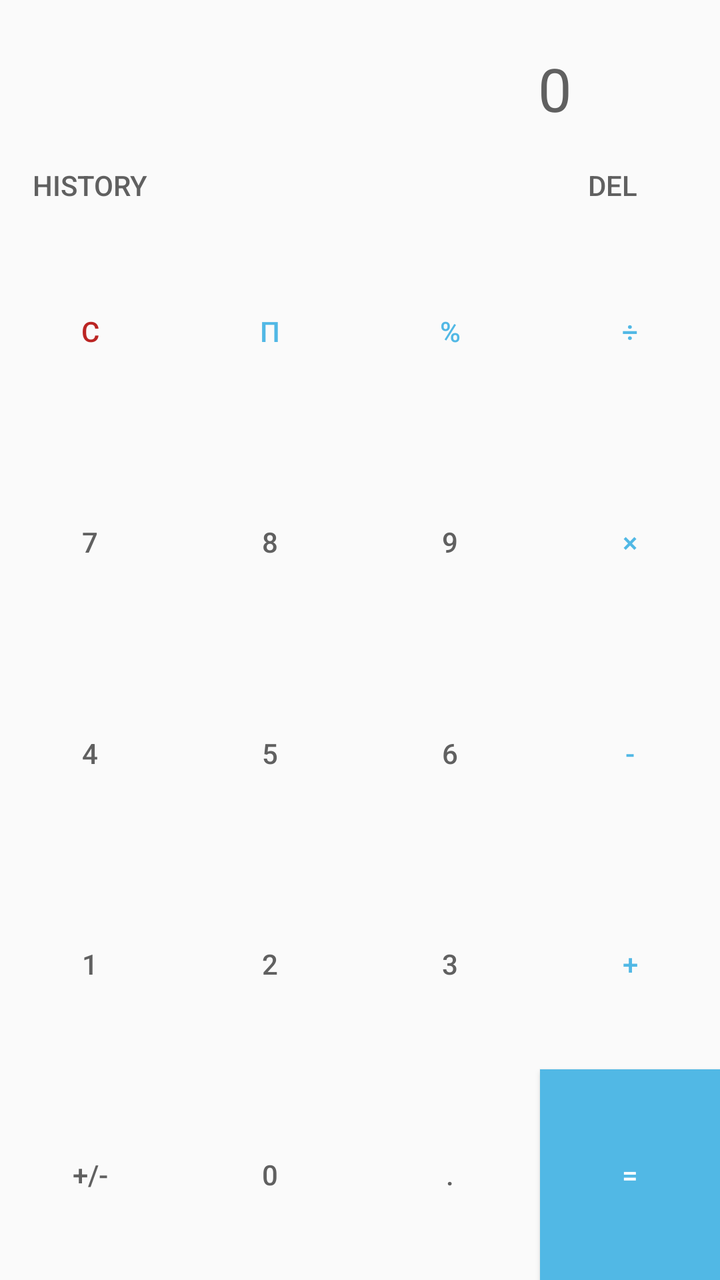
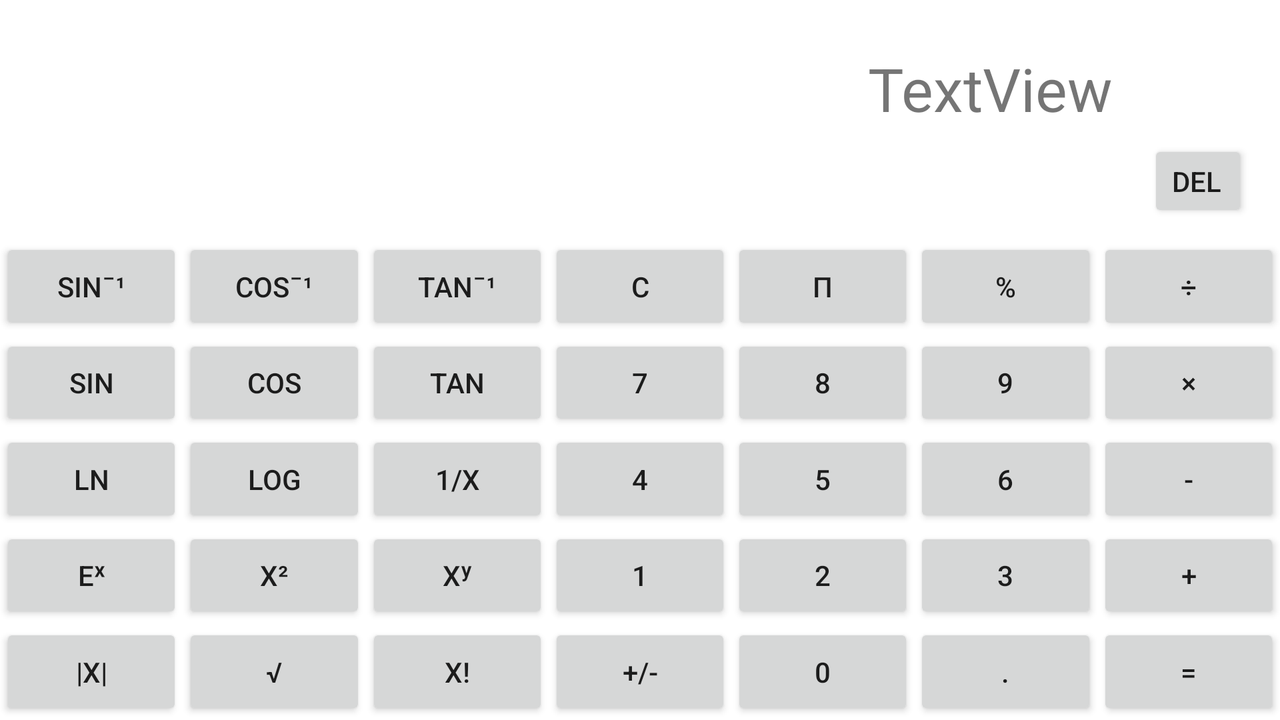

First picture: res/layout/ on a phone held upright. Second picture: the repository's own variant of that layout, on a device whose configuration matches the variant's folder. Source for both follows.
<!-- AndroidManifest.xml: application theme AppTheme -->
<!-- res/layout/fragment_standard.xml -->
<?xml version="1.0" encoding="utf-8"?>
<android.support.constraint.ConstraintLayout xmlns:android="http://schemas.android.com/apk/res/android"
    xmlns:app="http://schemas.android.com/apk/res-auto"
    xmlns:tools="http://schemas.android.com/tools"
    android:id="@+id/constraintLayout"
    android:layout_width="match_parent"
    android:layout_height="match_parent"
    app:layout_behavior="@string/appbar_scrolling_view_behavior">

    <Button
        android:id="@+id/buttonEquals"
        android:layout_width="0dp"
        android:layout_height="0dp"
        android:background="?attr/accentColor"
        android:text="="
        android:textColor="?attr/themeColor"
        app:layout_constraintBottom_toBottomOf="parent"
        app:layout_constraintEnd_toEndOf="parent"
        app:layout_constraintHorizontal_bias="0.5"
        app:layout_constraintStart_toEndOf="@+id/buttonComma"
        app:layout_constraintTop_toBottomOf="@+id/buttonPlus" />

    <Button
        android:id="@+id/button0"
        android:layout_width="0dp"
        android:layout_height="0dp"
        android:background="@drawable/calculator_button_main"
        android:text="0"
        android:textColor="?attr/primaryTextColor"
        app:layout_constraintBottom_toBottomOf="parent"
        app:layout_constraintEnd_toStartOf="@+id/buttonComma"
        app:layout_constraintHorizontal_bias="0.5"
        app:layout_constraintStart_toEndOf="@+id/buttonSign"
        app:layout_constraintTop_toBottomOf="@+id/button2" />

    <Button
        android:id="@+id/buttonComma"
        android:layout_width="0dp"
        android:layout_height="0dp"
        android:background="@drawable/calculator_button_main"
        android:text="."
        android:textColor="?attr/primaryTextColor"
        app:layout_constraintBottom_toBottomOf="parent"
        app:layout_constraintEnd_toStartOf="@+id/buttonEquals"
        app:layout_constraintHorizontal_bias="0.5"
        app:layout_constraintStart_toEndOf="@+id/button0"
        app:layout_constraintTop_toBottomOf="@+id/button3" />

    <Button
        android:id="@+id/buttonSign"
        android:layout_width="0dp"
        android:layout_height="0dp"
        android:background="@drawable/calculator_button_main"
        android:text="+/-"
        android:textColor="?attr/primaryTextColor"
        app:layout_constraintBottom_toBottomOf="parent"
        app:layout_constraintEnd_toStartOf="@+id/button0"
        app:layout_constraintHorizontal_bias="0.5"
        app:layout_constraintStart_toStartOf="parent"
        app:layout_constraintTop_toBottomOf="@+id/button1" />

    <Button
        android:id="@+id/button1"
        android:layout_width="0dp"
        android:layout_height="0dp"
        android:background="@drawable/calculator_button_main"
        android:text="1"
        android:textColor="?attr/primaryTextColor"
        app:layout_constraintBottom_toTopOf="@+id/buttonSign"
        app:layout_constraintEnd_toStartOf="@+id/button2"
        app:layout_constraintHorizontal_bias="0.5"
        app:layout_constraintStart_toStartOf="parent"
        app:layout_constraintTop_toBottomOf="@+id/button4" />

    <Button
        android:id="@+id/button3"
        android:layout_width="0dp"
        android:layout_height="0dp"
        android:background="@drawable/calculator_button_main"
        android:text="3"
        android:textColor="?attr/primaryTextColor"
        app:layout_constraintBottom_toTopOf="@+id/buttonComma"
        app:layout_constraintEnd_toStartOf="@+id/buttonPlus"
        app:layout_constraintHorizontal_bias="0.5"
        app:layout_constraintStart_toEndOf="@+id/button2"
        app:layout_constraintTop_toBottomOf="@+id/button6" />

    <Button
        android:id="@+id/button2"
        android:layout_width="0dp"
        android:layout_height="0dp"
        android:background="@drawable/calculator_button_main"
        android:text="2"
        android:textColor="?attr/primaryTextColor"
        app:layout_constraintBottom_toTopOf="@+id/button0"
        app:layout_constraintEnd_toStartOf="@+id/button3"
        app:layout_constraintHorizontal_bias="0.5"
        app:layout_constraintStart_toEndOf="@+id/button1"
        app:layout_constraintTop_toBottomOf="@+id/button5" />

    <Button
        android:id="@+id/buttonPlus"
        android:layout_width="0dp"
        android:layout_height="0dp"
        android:background="@drawable/calculator_button_main"
        android:text="+"
        android:textColor="?attr/accentColor"
        app:layout_constraintBottom_toTopOf="@+id/buttonEquals"
        app:layout_constraintEnd_toEndOf="parent"
        app:layout_constraintHorizontal_bias="0.5"
        app:layout_constraintStart_toEndOf="@+id/button3"
        app:layout_constraintTop_toBottomOf="@+id/buttonMinus" />

    <Button
        android:id="@+id/button4"
        android:layout_width="0dp"
        android:layout_height="0dp"
        android:background="@drawable/calculator_button_main"
        android:text="4"
        android:textColor="?attr/primaryTextColor"
        app:layout_constraintBottom_toTopOf="@+id/button1"
        app:layout_constraintEnd_toStartOf="@+id/button5"
        app:layout_constraintHorizontal_bias="0.5"
        app:layout_constraintStart_toStartOf="parent"
        app:layout_constraintTop_toBottomOf="@+id/button7" />

    <Button
        android:id="@+id/buttonMinus"
        android:layout_width="0dp"
        android:layout_height="0dp"
        android:background="@drawable/calculator_button_main"
        android:text="-"
        android:textColor="?attr/accentColor"
        app:layout_constraintBottom_toTopOf="@+id/buttonPlus"
        app:layout_constraintEnd_toEndOf="parent"
        app:layout_constraintHorizontal_bias="0.5"
        app:layout_constraintStart_toEndOf="@+id/button6"
        app:layout_constraintTop_toBottomOf="@+id/buttonMultiply" />

    <Button
        android:id="@+id/button6"
        android:layout_width="0dp"
        android:layout_height="0dp"
        android:background="@drawable/calculator_button_main"
        android:text="6"
        android:textColor="?attr/primaryTextColor"
        app:layout_constraintBottom_toTopOf="@+id/button3"
        app:layout_constraintEnd_toStartOf="@+id/buttonMinus"
        app:layout_constraintHorizontal_bias="0.5"
        app:layout_constraintStart_toEndOf="@+id/button5"
        app:layout_constraintTop_toBottomOf="@+id/button9" />

    <Button
        android:id="@+id/button5"
        android:layout_width="0dp"
        android:layout_height="0dp"
        android:background="@drawable/calculator_button_main"
        android:text="5"
        android:textColor="?attr/primaryTextColor"
        app:layout_constraintBottom_toTopOf="@+id/button2"
        app:layout_constraintEnd_toStartOf="@+id/button6"
        app:layout_constraintHorizontal_bias="0.5"
        app:layout_constraintStart_toEndOf="@+id/button4"
        app:layout_constraintTop_toBottomOf="@+id/button8" />

    <Button
        android:id="@+id/buttonClear"
        android:layout_width="0dp"
        android:layout_height="0dp"
        android:background="@drawable/calculator_button_main"
        android:text="C"
        android:textColor="?attr/textAccentColor"
        app:layout_constraintBottom_toTopOf="@+id/button7"
        app:layout_constraintEnd_toStartOf="@+id/buttonPi"
        app:layout_constraintHorizontal_bias="0.5"
        app:layout_constraintStart_toStartOf="parent"
        app:layout_constraintTop_toBottomOf="@+id/buttonDel" />

    <Button
        android:id="@+id/buttonPi"
        android:layout_width="0dp"
        android:layout_height="0dp"
        android:background="@drawable/calculator_button_main"
        android:text="π"
        android:textColor="?attr/accentColor"
        app:layout_constraintBottom_toTopOf="@+id/button8"
        app:layout_constraintEnd_toStartOf="@+id/buttonPercent"
        app:layout_constraintHorizontal_bias="0.5"
        app:layout_constraintStart_toEndOf="@+id/buttonClear"
        app:layout_constraintTop_toBottomOf="@+id/buttonDel" />

    <Button
        android:id="@+id/buttonPercent"
        android:layout_width="0dp"
        android:layout_height="0dp"
        android:background="@drawable/calculator_button_main"
        android:text="%"
        android:textColor="?attr/accentColor"
        app:layout_constraintBottom_toTopOf="@+id/button9"
        app:layout_constraintEnd_toStartOf="@+id/buttonDivide"
        app:layout_constraintHorizontal_bias="0.5"
        app:layout_constraintStart_toEndOf="@+id/buttonPi"
        app:layout_constraintTop_toBottomOf="@+id/buttonDel" />

    <Button
        android:id="@+id/buttonDivide"
        android:layout_width="0dp"
        android:layout_height="0dp"
        android:background="@drawable/calculator_button_main"
        android:text="÷"
        android:textColor="?attr/accentColor"
        app:layout_constraintBottom_toTopOf="@+id/buttonMultiply"
        app:layout_constraintEnd_toEndOf="parent"
        app:layout_constraintHorizontal_bias="0.5"
        app:layout_constraintStart_toEndOf="@+id/buttonPercent"
        app:layout_constraintTop_toBottomOf="@+id/buttonDel" />

    <Button
        android:id="@+id/button7"
        android:layout_width="0dp"
        android:layout_height="0dp"
        android:background="@drawable/calculator_button_main"
        android:text="7"
        android:textColor="?attr/primaryTextColor"
        app:layout_constraintBottom_toTopOf="@+id/button4"
        app:layout_constraintEnd_toStartOf="@+id/button8"
        app:layout_constraintHorizontal_bias="0.5"
        app:layout_constraintStart_toStartOf="parent"
        app:layout_constraintTop_toBottomOf="@+id/buttonClear" />

    <Button
        android:id="@+id/button8"
        android:layout_width="0dp"
        android:layout_height="0dp"
        android:background="@drawable/calculator_button_main"
        android:text="8"
        android:textColor="?attr/primaryTextColor"
        app:layout_constraintBottom_toTopOf="@+id/button5"
        app:layout_constraintEnd_toStartOf="@+id/button9"
        app:layout_constraintStart_toEndOf="@+id/button7"
        app:layout_constraintTop_toBottomOf="@+id/buttonPi" />

    <Button
        android:id="@+id/button9"
        android:layout_width="0dp"
        android:layout_height="0dp"
        android:background="@drawable/calculator_button_main"
        android:text="9"
        android:textColor="?attr/primaryTextColor"
        app:layout_constraintBottom_toTopOf="@+id/button6"
        app:layout_constraintEnd_toStartOf="@+id/buttonMultiply"
        app:layout_constraintHorizontal_bias="0.5"
        app:layout_constraintStart_toEndOf="@+id/button8"
        app:layout_constraintTop_toBottomOf="@+id/buttonPercent" />

    <Button
        android:id="@+id/buttonMultiply"
        android:layout_width="0dp"
        android:layout_height="0dp"
        android:background="@drawable/calculator_button_main"
        android:text="×"
        android:textColor="?attr/accentColor"
        app:layout_constraintBottom_toTopOf="@+id/buttonMinus"
        app:layout_constraintEnd_toEndOf="parent"
        app:layout_constraintHorizontal_bias="0.5"
        app:layout_constraintStart_toEndOf="@+id/button9"
        app:layout_constraintTop_toBottomOf="@+id/buttonDivide" />

    <TextView
        android:id="@+id/inputField"
        android:layout_width="0dp"
        android:layout_height="40dp"
        android:layout_marginStart="8dp"
        android:layout_marginTop="24dp"
        android:layout_marginEnd="8dp"
        android:text="0"
        android:textAlignment="textEnd"
        android:textColor="?attr/primaryTextColor"
        android:textSize="30sp"
        app:layout_constraintEnd_toStartOf="@+id/buttonDel"
        app:layout_constraintStart_toStartOf="parent"
        app:layout_constraintTop_toTopOf="parent" />

    <Button
        android:id="@+id/buttonDel"
        android:layout_width="50dp"
        android:layout_height="41dp"
        android:layout_marginTop="8dp"
        android:layout_marginEnd="16dp"
        android:background="@drawable/calculator_button_main"
        android:text="Del"
        android:textAlignment="viewStart"
        android:textColor="?attr/primaryTextColor"
        app:layout_constraintEnd_toEndOf="parent"
        app:layout_constraintTop_toBottomOf="@+id/inputField" />

    <Button
        android:id="@+id/buttonHistory"
        android:layout_width="0dp"
        android:layout_height="0dp"
        android:background="@drawable/calculator_button_main"
        android:text="History"
        android:textColor="?attr/primaryTextColor"
        app:layout_constraintBottom_toBottomOf="@+id/buttonDel"
        app:layout_constraintEnd_toStartOf="@+id/buttonPi"
        app:layout_constraintStart_toStartOf="parent"
        app:layout_constraintTop_toTopOf="@+id/buttonDel" />

</android.support.constraint.ConstraintLayout>
<!-- resources referenced by this layout -->
<resources>
  <style name="AppTheme" parent="Theme.AppCompat.Light.DarkActionBar">
          
          <item name="accentColor">@color/accentColor</item>
          <item name="themeColor">@color/themeColor</item>
          <item name="primaryTextColor"> @color/primaryTextColor</item>
          <item name="secondaryTextColor">@color/secondaryTextColor</item>
          <item name="disabledTextColor">@color/disabledTextColor</item>
          <item name="backgroundColor">@color/backgroundColor</item>
          <item name="textAccentColor">@color/textAccentColor</item>
      </style>
  <color name="accentColor">#51B8E5</color>
  <color name="themeColor">#FFFFFF</color>
  <color name="primaryTextColor">#606060</color>
  <color name="secondaryTextColor">#898989</color>
  <color name="disabledTextColor">#DDDDDD</color>
  <color name="backgroundColor">#EEEEEE</color>
  <color name="textAccentColor">#BB2523</color>
</resources>
<!-- res/layout-land/fragment_standard.xml (the repository's variant of the layout above) -->
<!-- drawn on the phone turned sideways -->
<?xml version="1.0" encoding="utf-8"?>
<android.support.constraint.ConstraintLayout xmlns:android="http://schemas.android.com/apk/res/android"
    xmlns:app="http://schemas.android.com/apk/res-auto"
    xmlns:tools="http://schemas.android.com/tools"
    android:id="@+id/constraintLayout"
    android:layout_width="match_parent"
    android:layout_height="match_parent"
    android:background="@android:color/white"
    app:layout_behavior="@string/appbar_scrolling_view_behavior">

        <Button
            android:id="@+id/buttonEquals"
            android:layout_width="0dp"
            android:layout_height="0dp"
            android:text="="
            app:layout_constraintBottom_toBottomOf="parent"
            app:layout_constraintEnd_toEndOf="parent"
            app:layout_constraintHorizontal_bias="0.5"
            app:layout_constraintStart_toEndOf="@+id/buttonComma"
            app:layout_constraintTop_toBottomOf="@+id/buttonPlus" />

        <Button
            android:id="@+id/button0"
            android:layout_width="0dp"
            android:layout_height="0dp"
            android:text="0"
            app:layout_constraintBottom_toBottomOf="parent"
            app:layout_constraintEnd_toStartOf="@+id/buttonComma"
            app:layout_constraintHorizontal_bias="0.5"
            app:layout_constraintStart_toEndOf="@+id/buttonSign"
            app:layout_constraintTop_toBottomOf="@+id/button2" />

        <Button
            android:id="@+id/buttonComma"
            android:layout_width="0dp"
            android:layout_height="0dp"
            android:text="."
            app:layout_constraintBottom_toBottomOf="parent"
            app:layout_constraintEnd_toStartOf="@+id/buttonEquals"
            app:layout_constraintHorizontal_bias="0.5"
            app:layout_constraintStart_toEndOf="@+id/button0"
            app:layout_constraintTop_toBottomOf="@+id/button3" />

        <Button
            android:id="@+id/buttonSign"
            android:layout_width="0dp"
            android:layout_height="0dp"
            android:text="+/-"
            app:layout_constraintBottom_toBottomOf="parent"
            app:layout_constraintEnd_toStartOf="@+id/button0"
            app:layout_constraintHorizontal_bias="0.5"
            app:layout_constraintStart_toEndOf="@+id/buttonFactorial"
            app:layout_constraintTop_toBottomOf="@+id/button1" />

        <Button
            android:id="@+id/button1"
            android:layout_width="0dp"
            android:layout_height="0dp"
            android:text="1"
            app:layout_constraintBottom_toTopOf="@+id/buttonSign"
            app:layout_constraintEnd_toStartOf="@+id/button2"
            app:layout_constraintHorizontal_bias="0.5"
            app:layout_constraintStart_toEndOf="@+id/buttonPower"
            app:layout_constraintTop_toBottomOf="@+id/button4" />

        <Button
            android:id="@+id/button3"
            android:layout_width="0dp"
            android:layout_height="0dp"
            android:text="3"
            app:layout_constraintBottom_toTopOf="@+id/buttonComma"
            app:layout_constraintEnd_toStartOf="@+id/buttonPlus"
            app:layout_constraintHorizontal_bias="0.5"
            app:layout_constraintStart_toEndOf="@+id/button2"
            app:layout_constraintTop_toBottomOf="@+id/button6" />

        <Button
            android:id="@+id/button2"
            android:layout_width="0dp"
            android:layout_height="0dp"
            android:text="2"
            app:layout_constraintBottom_toTopOf="@+id/button0"
            app:layout_constraintEnd_toStartOf="@+id/button3"
            app:layout_constraintHorizontal_bias="0.5"
            app:layout_constraintStart_toEndOf="@+id/button1"
            app:layout_constraintTop_toBottomOf="@+id/button5" />

        <Button
            android:id="@+id/buttonPlus"
            android:layout_width="0dp"
            android:layout_height="0dp"
            android:text="+"
            app:layout_constraintBottom_toTopOf="@+id/buttonEquals"
            app:layout_constraintEnd_toEndOf="parent"
            app:layout_constraintHorizontal_bias="0.5"
            app:layout_constraintStart_toEndOf="@+id/button3"
            app:layout_constraintTop_toBottomOf="@+id/buttonMinus" />

        <Button
            android:id="@+id/button4"
            android:layout_width="0dp"
            android:layout_height="0dp"
            android:text="4"
            app:layout_constraintBottom_toTopOf="@+id/button1"
            app:layout_constraintEnd_toStartOf="@+id/button5"
            app:layout_constraintHorizontal_bias="0.5"
            app:layout_constraintStart_toEndOf="@+id/buttonRev"
            app:layout_constraintTop_toBottomOf="@+id/button7" />

        <Button
            android:id="@+id/buttonMinus"
            android:layout_width="0dp"
            android:layout_height="0dp"
            android:text="-"
            app:layout_constraintBottom_toTopOf="@+id/buttonPlus"
            app:layout_constraintEnd_toEndOf="parent"
            app:layout_constraintHorizontal_bias="0.5"
            app:layout_constraintStart_toEndOf="@+id/button6"
            app:layout_constraintTop_toBottomOf="@+id/buttonMultiply" />

        <Button
            android:id="@+id/button6"
            android:layout_width="0dp"
            android:layout_height="0dp"
            android:text="6"
            app:layout_constraintBottom_toTopOf="@+id/button3"
            app:layout_constraintEnd_toStartOf="@+id/buttonMinus"
            app:layout_constraintHorizontal_bias="0.5"
            app:layout_constraintStart_toEndOf="@+id/button5"
            app:layout_constraintTop_toBottomOf="@+id/button9" />

        <Button
            android:id="@+id/button5"
            android:layout_width="0dp"
            android:layout_height="0dp"
            android:text="5"
            app:layout_constraintBottom_toTopOf="@+id/button2"
            app:layout_constraintEnd_toStartOf="@+id/button6"
            app:layout_constraintHorizontal_bias="0.5"
            app:layout_constraintStart_toEndOf="@+id/button4"
            app:layout_constraintTop_toBottomOf="@+id/button8" />

        <Button
            android:id="@+id/buttonClear"
            android:layout_width="0dp"
            android:layout_height="0dp"
            android:layout_marginTop="8dp"
            android:text="C"
            app:layout_constraintBottom_toTopOf="@+id/button7"
            app:layout_constraintEnd_toStartOf="@+id/buttonPi"
            app:layout_constraintHorizontal_chainStyle="spread_inside"
            app:layout_constraintStart_toEndOf="@+id/buttonAtan"
            app:layout_constraintTop_toBottomOf="@+id/buttonDel" />

        <Button
            android:id="@+id/buttonPi"
            android:layout_width="0dp"
            android:layout_height="0dp"
            android:layout_marginTop="8dp"
            android:text="π"
            app:layout_constraintBottom_toTopOf="@+id/button8"
            app:layout_constraintEnd_toStartOf="@+id/buttonPercent"
            app:layout_constraintStart_toEndOf="@+id/buttonClear"
            app:layout_constraintTop_toBottomOf="@+id/buttonDel" />

        <Button
            android:id="@+id/buttonPercent"
            android:layout_width="0dp"
            android:layout_height="0dp"
            android:layout_marginTop="8dp"
            android:text="%"
            app:layout_constraintBottom_toTopOf="@+id/button9"
            app:layout_constraintEnd_toStartOf="@+id/buttonDivide"
            app:layout_constraintHorizontal_bias="0.5"
            app:layout_constraintStart_toEndOf="@+id/buttonPi"
            app:layout_constraintTop_toBottomOf="@+id/buttonDel" />

        <Button
            android:id="@+id/buttonDivide"
            android:layout_width="0dp"
            android:layout_height="0dp"
            android:layout_marginTop="8dp"
            android:text="÷"
            app:layout_constraintBottom_toTopOf="@+id/buttonMultiply"
            app:layout_constraintEnd_toEndOf="parent"
            app:layout_constraintStart_toEndOf="@+id/buttonPercent"
            app:layout_constraintTop_toBottomOf="@+id/buttonDel" />

        <Button
            android:id="@+id/button7"
            android:layout_width="0dp"
            android:layout_height="0dp"
            android:text="7"
            app:layout_constraintBottom_toTopOf="@+id/button4"
            app:layout_constraintEnd_toStartOf="@+id/button8"
            app:layout_constraintHorizontal_bias="0.5"
            app:layout_constraintStart_toEndOf="@+id/buttonTan"
            app:layout_constraintTop_toBottomOf="@+id/buttonClear" />

        <Button
            android:id="@+id/button8"
            android:layout_width="0dp"
            android:layout_height="0dp"
            android:text="8"
            app:layout_constraintBottom_toTopOf="@+id/button5"
            app:layout_constraintEnd_toStartOf="@+id/button9"
            app:layout_constraintHorizontal_bias="0.5"
            app:layout_constraintStart_toEndOf="@+id/button7"
            app:layout_constraintTop_toBottomOf="@+id/buttonPi" />

        <Button
            android:id="@+id/button9"
            android:layout_width="0dp"
            android:layout_height="0dp"
            android:text="9"
            app:layout_constraintBottom_toTopOf="@+id/button6"
            app:layout_constraintEnd_toStartOf="@+id/buttonMultiply"
            app:layout_constraintHorizontal_bias="0.5"
            app:layout_constraintStart_toEndOf="@+id/button8"
            app:layout_constraintTop_toBottomOf="@+id/buttonPercent" />

        <Button
            android:id="@+id/buttonMultiply"
            android:layout_width="0dp"
            android:layout_height="0dp"
            android:text="×"
            app:layout_constraintBottom_toTopOf="@+id/buttonMinus"
            app:layout_constraintEnd_toEndOf="parent"
            app:layout_constraintHorizontal_bias="0.5"
            app:layout_constraintStart_toEndOf="@+id/button9"
            app:layout_constraintTop_toBottomOf="@+id/buttonDivide" />

        <TextView
            android:id="@+id/textView2"
            android:layout_width="132dp"
            android:layout_height="38dp"
            android:layout_marginTop="24dp"
            android:layout_marginEnd="8dp"
            android:text="TextView"
            android:textSize="30sp"
            app:layout_constraintEnd_toStartOf="@+id/buttonDel"
            app:layout_constraintTop_toTopOf="parent" />

        <Button
            android:id="@+id/buttonDel"
            android:layout_width="50dp"
            android:layout_height="41dp"
            android:layout_marginTop="8dp"
            android:layout_marginEnd="16dp"
            android:text="Del"
            android:textAlignment="viewStart"
            app:layout_constraintEnd_toEndOf="parent"
            app:layout_constraintTop_toBottomOf="@+id/textView2" />

        <Button
            android:id="@+id/buttonAcos"
            android:layout_width="0dp"
            android:layout_height="0dp"
            android:layout_marginTop="8dp"
            android:text="cosˉ¹"
            app:layout_constraintBottom_toTopOf="@+id/buttonCos"
            app:layout_constraintEnd_toStartOf="@+id/buttonAtan"
            app:layout_constraintHorizontal_bias="0.5"
            app:layout_constraintStart_toEndOf="@+id/buttonAsin"
            app:layout_constraintTop_toBottomOf="@+id/buttonDel" />

        <Button
            android:id="@+id/buttonAtan"
            android:layout_width="0dp"
            android:layout_height="0dp"
            android:layout_marginTop="8dp"
            android:text="tanˉ¹"
            app:layout_constraintBottom_toTopOf="@+id/buttonTan"
            app:layout_constraintEnd_toStartOf="@+id/buttonClear"
            app:layout_constraintStart_toEndOf="@+id/buttonAcos"
            app:layout_constraintTop_toBottomOf="@+id/buttonDel" />

        <Button
            android:id="@+id/buttonAsin"
            android:layout_width="0dp"
            android:layout_height="0dp"
            android:layout_marginTop="8dp"
            android:text="sinˉ¹"
            app:layout_constraintBottom_toTopOf="@+id/buttonSin"
            app:layout_constraintEnd_toStartOf="@+id/buttonAcos"
            app:layout_constraintStart_toStartOf="parent"
            app:layout_constraintTop_toBottomOf="@+id/buttonDel" />

        <Button
            android:id="@+id/buttonSin"
            android:layout_width="0dp"
            android:layout_height="0dp"
            android:text="sin"
            app:layout_constraintBottom_toTopOf="@+id/buttonLn"
            app:layout_constraintEnd_toStartOf="@+id/buttonCos"
            app:layout_constraintStart_toStartOf="parent"
            app:layout_constraintTop_toBottomOf="@+id/buttonAsin" />

        <Button
            android:id="@+id/buttonCos"
            android:layout_width="0dp"
            android:layout_height="0dp"
            android:text="cos"
            app:layout_constraintBottom_toTopOf="@+id/buttonLog"
            app:layout_constraintEnd_toStartOf="@+id/buttonTan"
            app:layout_constraintStart_toEndOf="@+id/buttonSin"
            app:layout_constraintTop_toBottomOf="@+id/buttonAcos" />

        <Button
            android:id="@+id/buttonTan"
            android:layout_width="0dp"
            android:layout_height="0dp"
            android:text="tan"
            app:layout_constraintBottom_toTopOf="@+id/buttonRev"
            app:layout_constraintEnd_toStartOf="@+id/button7"
            app:layout_constraintStart_toEndOf="@+id/buttonCos"
            app:layout_constraintTop_toBottomOf="@+id/buttonAtan" />

        <Button
            android:id="@+id/buttonLn"
            android:layout_width="0dp"
            android:layout_height="0dp"
            android:text="ln"
            app:layout_constraintBottom_toTopOf="@+id/buttonEpow"
            app:layout_constraintEnd_toStartOf="@+id/buttonLog"
            app:layout_constraintStart_toStartOf="parent"
            app:layout_constraintTop_toBottomOf="@+id/buttonSin" />

        <Button
            android:id="@+id/buttonLog"
            android:layout_width="0dp"
            android:layout_height="0dp"
            android:text="log"
            app:layout_constraintBottom_toTopOf="@+id/buttonSquare"
            app:layout_constraintEnd_toStartOf="@+id/buttonRev"
            app:layout_constraintStart_toEndOf="@+id/buttonLn"
            app:layout_constraintTop_toBottomOf="@+id/buttonCos" />

        <Button
            android:id="@+id/buttonRev"
            android:layout_width="0dp"
            android:layout_height="0dp"
            android:text="1/x"
            app:layout_constraintBottom_toTopOf="@+id/buttonPower"
            app:layout_constraintEnd_toStartOf="@+id/button4"
            app:layout_constraintStart_toEndOf="@+id/buttonLog"
            app:layout_constraintTop_toBottomOf="@+id/buttonTan" />

        <Button
            android:id="@+id/buttonEpow"
            android:layout_width="0dp"
            android:layout_height="0dp"
            android:text="eˣ"
            app:layout_constraintBottom_toTopOf="@+id/buttonAbs"
            app:layout_constraintEnd_toStartOf="@+id/buttonSquare"
            app:layout_constraintStart_toStartOf="parent"
            app:layout_constraintTop_toBottomOf="@+id/buttonLn" />

        <Button
            android:id="@+id/buttonSquare"
            android:layout_width="0dp"
            android:layout_height="0dp"
            android:text="x²"
            app:layout_constraintBottom_toTopOf="@+id/buttonSqrt"
            app:layout_constraintEnd_toStartOf="@+id/buttonPower"
            app:layout_constraintStart_toEndOf="@+id/buttonEpow"
            app:layout_constraintTop_toBottomOf="@+id/buttonLog" />

        <Button
            android:id="@+id/buttonPower"
            android:layout_width="0dp"
            android:layout_height="0dp"
            android:text="xʸ"
            app:layout_constraintBottom_toTopOf="@+id/buttonFactorial"
            app:layout_constraintEnd_toStartOf="@+id/button1"
            app:layout_constraintStart_toEndOf="@+id/buttonSquare"
            app:layout_constraintTop_toBottomOf="@+id/buttonRev" />

        <Button
            android:id="@+id/buttonAbs"
            android:layout_width="0dp"
            android:layout_height="0dp"
            android:text="|x|"
            app:layout_constraintBottom_toBottomOf="parent"
            app:layout_constraintEnd_toStartOf="@+id/buttonSqrt"
            app:layout_constraintHorizontal_chainStyle="packed"
            app:layout_constraintStart_toStartOf="parent"
            app:layout_constraintTop_toBottomOf="@+id/buttonEpow" />

        <Button
            android:id="@+id/buttonSqrt"
            android:layout_width="0dp"
            android:layout_height="0dp"
            android:text="√"
            app:layout_constraintBottom_toBottomOf="parent"
            app:layout_constraintEnd_toStartOf="@+id/buttonFactorial"
            app:layout_constraintStart_toEndOf="@+id/buttonAbs"
            app:layout_constraintTop_toBottomOf="@+id/buttonSquare" />

        <Button
            android:id="@+id/buttonFactorial"
            android:layout_width="0dp"
            android:layout_height="0dp"
            android:text="x!"
            app:layout_constraintBottom_toBottomOf="parent"
            app:layout_constraintEnd_toStartOf="@+id/buttonSign"
            app:layout_constraintStart_toEndOf="@+id/buttonSqrt"
            app:layout_constraintTop_toBottomOf="@+id/buttonPower" />

</android.support.constraint.ConstraintLayout>
